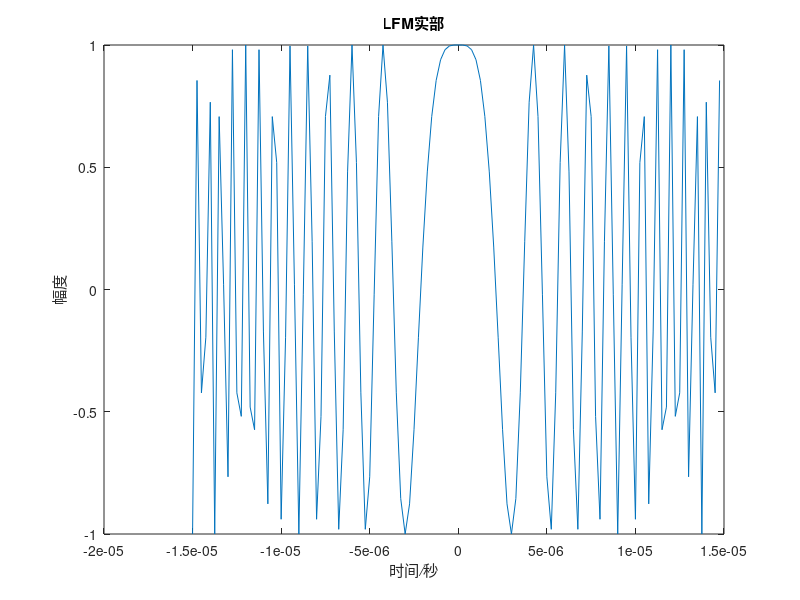
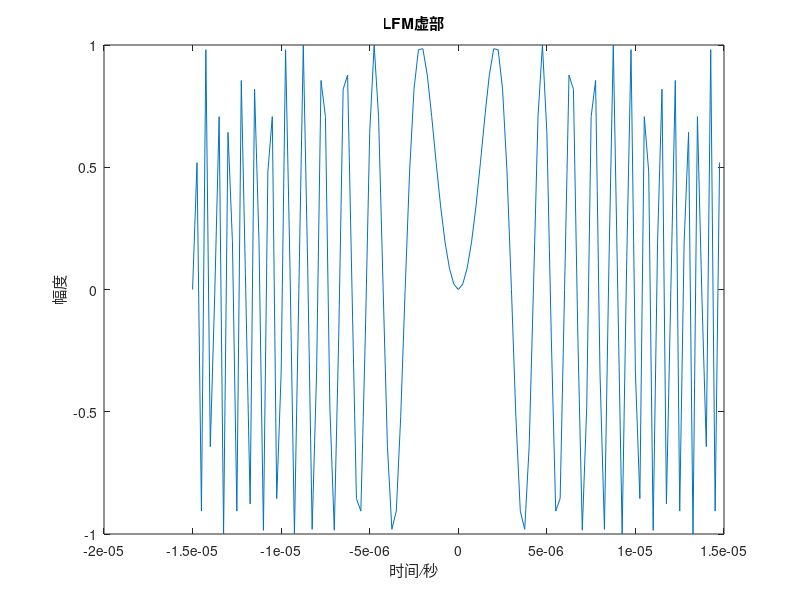
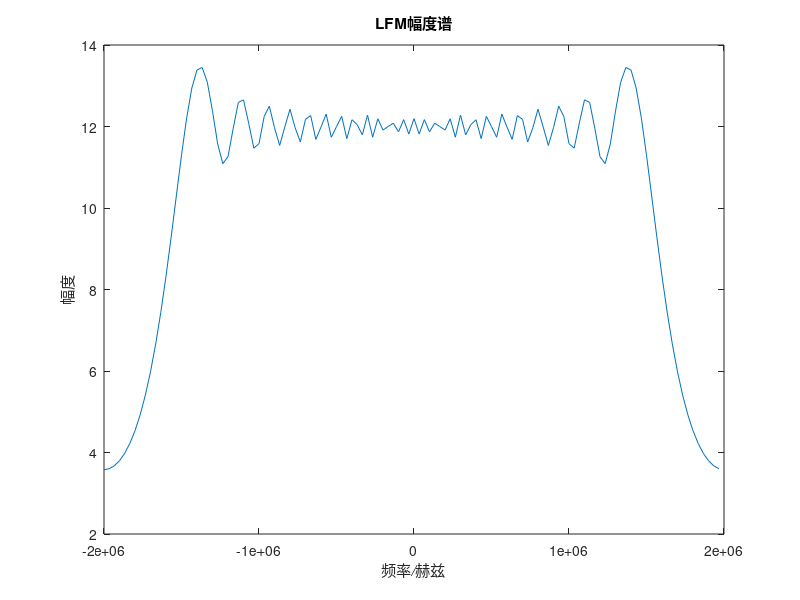
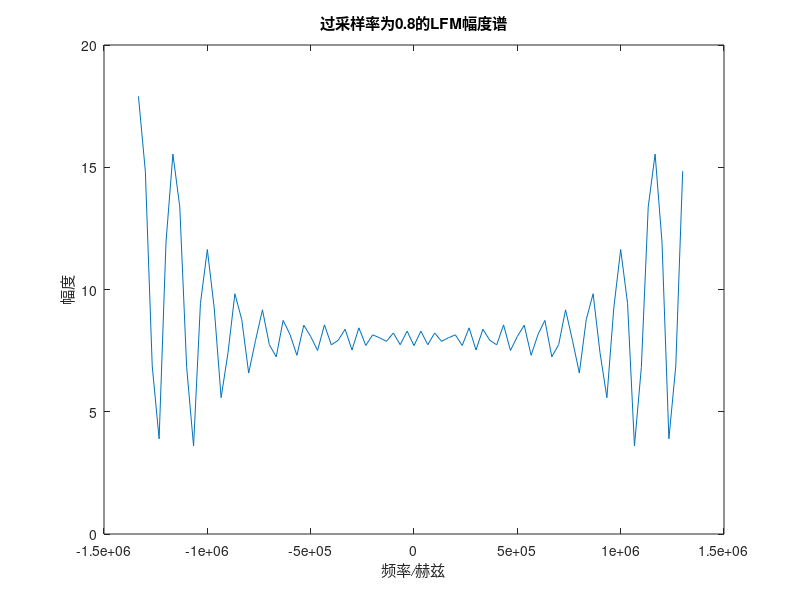

Source code (MATLAB) for these figures, in order: (Note: this script raises an error after producing the figures.)
%% LFM信号脉压
% 2024/10/27 York Yuan
clear;clc;close all;

%% ---------------------------- 参数设置 ----------------------------------
RCS       = 1;                          % 反射系数
R_target  = [15,16]*1e3;                % 目标距离
alpha_os  = [0.8,1.0,1.2,1.4];          % 过采样率
TBP       = [25,50,100,200,400];        % 时间带宽积
fc        = 5e5;                        % 载频
Tr        = 30e-6;                      % 脉宽
Br        = 30e6;                       % 带宽
tau_start = 0.1e-3;                     % 接收开始时间
tau_win   = 0.04e-3;                    % 接收窗长
% c       = 299792458;                    % 光速
c         = 3e8;                        % 光速

%% --------------------------- LFM信号分析 --------------------------------
%% 基本参数
B  = TBP(3)/Tr;
K  = B/Tr;                              % 调斜率
fs = alpha_os(3)*B;                     % 采样率
dt = 1/fs;                              % 采样间隔
t  = -Tr/2:dt:Tr/2-dt;                  % 时间
N  = length(t);                         % 采样点数
f  = (-N/2:N/2-1)/N*fs;                 % 频率

%% LFM仿真
s = exp(1j*pi*K*t.^2);                  % LFM信号

figure;
plot(t,real(s));
xlabel('\it时间/秒');ylabel('\it幅度');title('LFM实部');
figure;
plot(t,imag(s));
xlabel('\it时间/秒');ylabel('\it幅度');title('LFM虚部');

%% LFM频谱
S = fftshift(fft(ifftshift(s)));        % LFM频谱

figure;
plot(f,abs(S));
xlabel('\it频率/赫兹');ylabel('\it幅度');title('LFM幅度谱');

%% 不同过采样率下的DFT结果
for i = 1:length(alpha_os)
    fsi = B*alpha_os(i);
    dti = 1/fsi;
    ti  = -Tr/2:dti:Tr/2-dti;
    Ni  = length(ti);
    fi  = (-Ni/2:Ni/2-1)/Ni*fsi;
    si  = exp(1j*pi*K*ti.^2);
    Si  = fftshift(fft(ifftshift(si)));
    figure;
    plot(fi,abs(Si));
    xlabel('\it频率/赫兹');ylabel('\it幅度');
    title(['过采样率为',num2str(alpha_os(i)),'的LFM幅度谱']);
end

%% 不同TBP的LFM信号的频谱
for i = 1:length(TBP)
    Bi  = TBP(i)/Tr;
    Ki  = Bi/Tr;
    fsi = alpha_os(3)*Bi;
    dti = 1/fsi;
    ti  = -Tr/2:dti:Tr/2-dti;
    Ni  = length(ti);
    fi  = (-Ni/2:Ni/2-1)/Ni*fsi;
    si  = exp(1j*pi*Ki*ti.^2);
    Si  = fftshift(fft(ifftshift(si)));
    figure;
    plot(fi,abs(Si));
    xlabel('\it频率/赫兹');ylabel('\it幅度');
    title(['TBP为',num2str(TBP(i)),'的LFM幅度谱']);
end

%% --------------------------- 脉冲压缩仿真 ------------------------------
%% 实现无误差的脉冲压缩
h = conj(s);                                                % 匹配滤波器
H = fftshift(fft(ifftshift(h)));                            % 滤波器频谱
Sc = S.*H;                                                  % 时域卷积频域相乘
Sc = ifftshift(Sc);
Sc = [Sc(1:end/2),zeros(1,29*length(Sc)),Sc(end/2+1:end)];  % 30倍上采样
frc = (-30*N/2:30*N/2-1)/(30*N)*30*fs;                      % 频率
sc = fftshift(ifft(Sc));                                    % 脉压信号
dtrc = 1/(30*fs);                                           % 时间间隔
trc = linspace(-Tr/2,Tr/2,30*N);                            % 时间

figure;
plot(frc,abs(fftshift(Sc)));
xlabel('\it频率/赫兹');ylabel('\it幅度');
title('脉冲压缩后的幅度谱');

figure;
plot(trc,sc);
xlabel('\it时间/秒');ylabel('\it幅度');axis tight;
title('脉冲压缩信号');

sc_dB = 20*log10(abs(sc)/max(abs(sc)));                     % 对数化
disp("无误差脉冲压缩：");
irw   = IRW(sc_dB,trc)                                      % 主瓣宽度
pslr  = PSLR(sc_dB)                                         % 峰值旁瓣比
islr  = ISLR(sc,trc)                                        % 积分旁瓣比

%% 观察频域加窗的影响
% 矩形窗
Sc_uniform_weighting    = Sc;
sc_uniform_weighting    = fftshift(ifft(Sc_uniform_weighting));
sc_uniform_weighting_dB = 20*log10(abs(sc_uniform_weighting)/max(abs(sc_uniform_weighting)));

figure;
plot(trc,sc_uniform_weighting);
xlabel('\it时间/秒');ylabel('\it幅度');axis tight;
title('矩形脉压');

disp("矩形窗脉冲压缩：");
irw  = IRW(sc_uniform_weighting_dB,trc)
pslr = PSLR(sc_uniform_weighting_dB)
islr = ISLR(sc_uniform_weighting,trc)

% 汉宁窗
B_left                  = length(frc)/2+1-round(B/2/(fs/N));
B_right                 = length(frc)/2+1+round(B/2/(fs/N));
H_hanning               = [zeros(1,B_left-1),(hann(B_right-B_left+1)).',zeros(1,length(frc)-B_right)];
Sc_hanning_weighting    = fftshift(Sc).*H_hanning;
sc_hanning_weighting    = fftshift(ifft(ifftshift(Sc_hanning_weighting)));
sc_hanning_weighting_dB = 20*log10(abs(sc_hanning_weighting)/max(abs(sc_hanning_weighting)));

figure;
plot(trc,sc_hanning_weighting);
xlabel('\it时间/秒');ylabel('\it幅度');axis tight;
title('汉宁窗脉压');

disp("汉宁窗脉冲压缩：");
irw  = IRW(sc_hanning_weighting_dB,trc)
pslr = PSLR(sc_hanning_weighting_dB)
islr = ISLR(sc_hanning_weighting,trc)

% 汉明窗
H_hamming               = [zeros(1,B_left-1),(hamming(B_right-B_left+1)).',zeros(1,length(frc)-B_right)];
Sc_hamming_weighting    = fftshift(Sc).*H_hamming;
sc_hamming_weighting    = fftshift(ifft(ifftshift(Sc_hamming_weighting)));
sc_hamming_weighting_dB = 20*log10(abs(sc_hamming_weighting)/max(abs(sc_hamming_weighting)));

figure;
plot(trc,sc_hamming_weighting);
xlabel('\it时间/秒');ylabel('\it幅度');axis tight;
title('汉明窗脉压');

disp("汉明窗脉冲压缩：");
irw  = IRW(sc_hamming_weighting_dB,trc)
pslr = PSLR(sc_hamming_weighting_dB)
islr = ISLR(sc_hamming_weighting,trc)

% 布莱克曼窗
H_blackman               = [zeros(1,B_left-1),(blackman(B_right-B_left+1)).',zeros(1,length(frc)-B_right)];
Sc_blackman_weighting    = fftshift(Sc).*H_blackman;
sc_blackman_weighting    = fftshift(ifft(ifftshift(Sc_blackman_weighting)));
sc_blackman_weighting_dB = 20*log10(abs(sc_blackman_weighting)/max(abs(sc_blackman_weighting)));

figure;
plot(trc,sc_blackman_weighting);
xlabel('\it时间/秒');ylabel('\it幅度');axis tight;
title('布莱克曼窗脉压');

disp("布莱克曼窗脉冲压缩：");
irw  = IRW(sc_blackman_weighting_dB,trc)
pslr = PSLR(sc_blackman_weighting_dB)
islr = ISLR(sc_blackman_weighting,trc)

% 凯瑟窗
H_kaiser               = [zeros(1,B_left-1),(kaiser(B_right-B_left+1,2.5)).',zeros(1,length(frc)-B_right)];
Sc_kaiser_weighting    = fftshift(Sc).*H_kaiser;
sc_kaiser_weighting    = fftshift(ifft(ifftshift(Sc_kaiser_weighting)));
sc_kaiser_weighting_dB = 20*log10(abs(sc_kaiser_weighting)/max(abs(sc_kaiser_weighting)));

figure;
plot(trc,sc_kaiser_weighting);
xlabel('\it时间/秒');ylabel('\it幅度');axis tight;
title('凯瑟窗脉压');

disp("凯瑟窗脉冲压缩：");
irw  = IRW(sc_kaiser_weighting_dB,trc)
pslr = PSLR(sc_kaiser_weighting_dB)
islr = ISLR(sc_kaiser_weighting,trc)

%% ------------------------- LFM回波仿真 -----------------------------------
%% 回波生成
fs = Br*alpha_os(3);
Nr = ceil((tau_win+Tr/2)*fs)+1;                         % 时间窗点数
% Nr = ceil(tau_win*fs)+1;
tr = linspace(tau_start-Tr/2,tau_start+tau_win,Nr);     % 时间窗
% tr = linspace(tau_start,tau_start+tau_win,Nr);
sr = zeros(1,Nr);                                       % 接收信号
K  = Br/Tr;
for i = 1:length(R_target)
    taui = 2*R_target(i)/c;                             % 时延
    ti = tr-taui;
    phasei = pi*K*ti.^2+2*pi*fc*ti;                     % 相位
    sr = sr+RCS*exp(1j*phasei).*(abs(ti)<=Tr/2);
end
figure;
plot(tr,abs(sr));
xlabel('\it时间/秒');ylabel('\it幅度');axis tight;
title('原始信号');

%% 完成脉冲压缩
sr  = sr.*exp(-1j*2*pi*fc*tr);                                  % 解调
thr = (-(Nr-1)/2:(Nr-1)/2)/Nr*(tau_win+Tr/2);                   % 滤波器时间
% thr = (-(Nr-1)/2:(Nr-1)/2)/Nr*tau_win;
hrc = ifftshift(conj(exp(1j*pi*K*thr.^2)).*(abs(thr)<=Tr/2));   % 匹配滤波器
src = ifft(ifftshift(fftshift(fft(sr)).*fftshift(fft(hrc))));   % 脉压信号

figure;
plot(c*tr/2,abs(src));
xlabel('\it距离/米');ylabel('\it幅度');axis tight;
title('脉冲压缩');